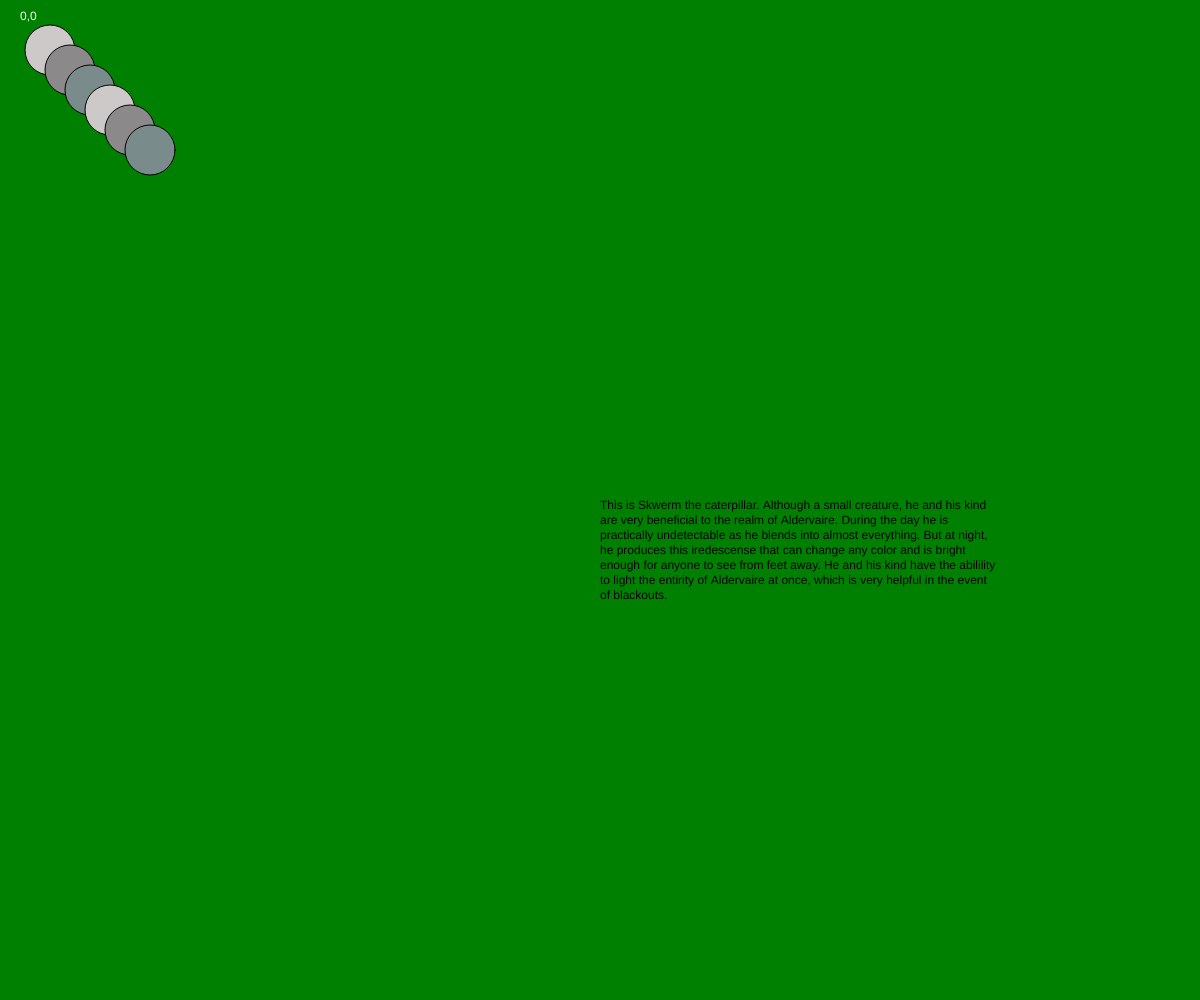
Frame 1 (no input)
Frame 60 (no input): identical to frame 1, image omitted
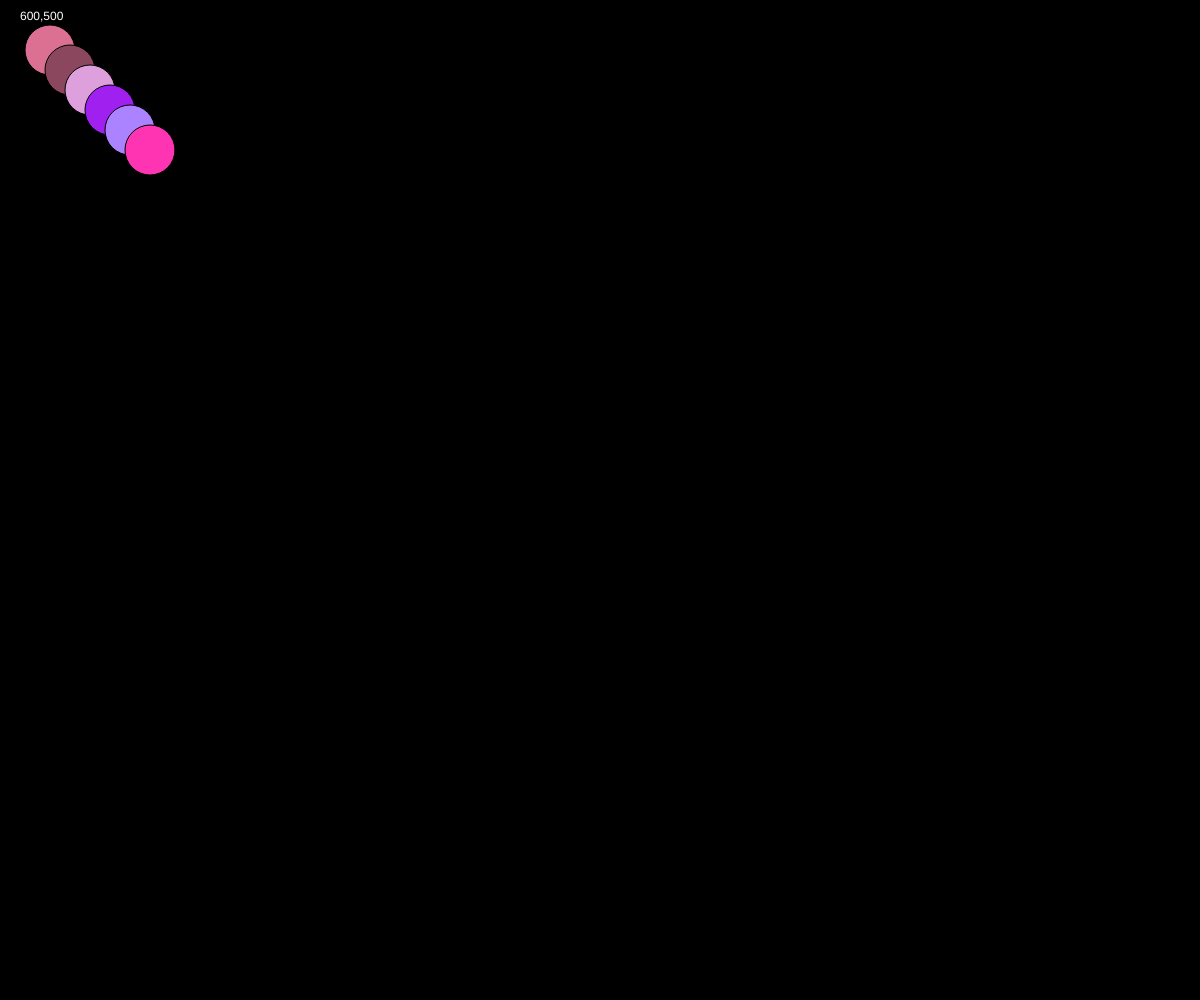
Frame 120 (the mouse pressed at the canvas centre since frame 60)

The p5.js sketch that drew these frames (run headless with seeded random() and noise() and a simulated clock; from frame 60 on, the mouse is pressed at the canvas centre):

// p5.js sketch
// ── sketch.js
function setup() {
  // put setup code here
  createCanvas(windowWidth, windowHeight);
  //textAlign(Center);
}

function draw() {
  background('Green');
  fill(0);

 text('This is Skwerm the caterpillar. Although a small creature, he and his kind \
  are very beneficial to the realm of Aldervaire. During the day he is \
 practically undetectable as he blends into almost everything. But at night,\
 he produces this iredescense that can change any color and is bright enough\
 for anyone to see from feet away. He and his kind have the abilility to\
 light the entirity of Aldervaire at once, which is very helpful in the\
 event of blackouts.', width/2, height/2, 400, 900);

if(mouseIsPressed){
  background('Black');
  fill(0);

  fill(219, 112, 147);
  ellipse(50, 50, 50, 50);

  fill(139, 71, 93);
  ellipse(70, 70, 50, 50);

  fill(221, 160, 221);
  ellipse(90, 90, 50, 50);

  fill(160, 32, 240);
  ellipse(110, 110, 50, 50);

  fill(171, 130, 255);
  ellipse(130, 130, 50, 50);

  fill(255, 52, 179);
  ellipse(150, 150, 50, 50);

}else{
  //fill(255, 250, 250);
//  rect(460,380,200,40);
fill(205, 201, 201);
ellipse(50, 50, 50, 50);

fill(139, 137, 137);
ellipse(70, 70, 50, 50);

fill(122, 139, 139);
ellipse(90, 90, 50, 50);

fill(205, 201, 201);
ellipse(110, 110, 50, 50);

fill(139, 137, 137);
ellipse(130, 130, 50, 50);

fill(122, 139, 139);
ellipse(150, 150, 50, 50);
}
fill(255);
text(mouseX + ',' + mouseY, 20, 20);

function mouseReleased() {
  console.log(mouseX + ', ' + mouseY);
}
}
